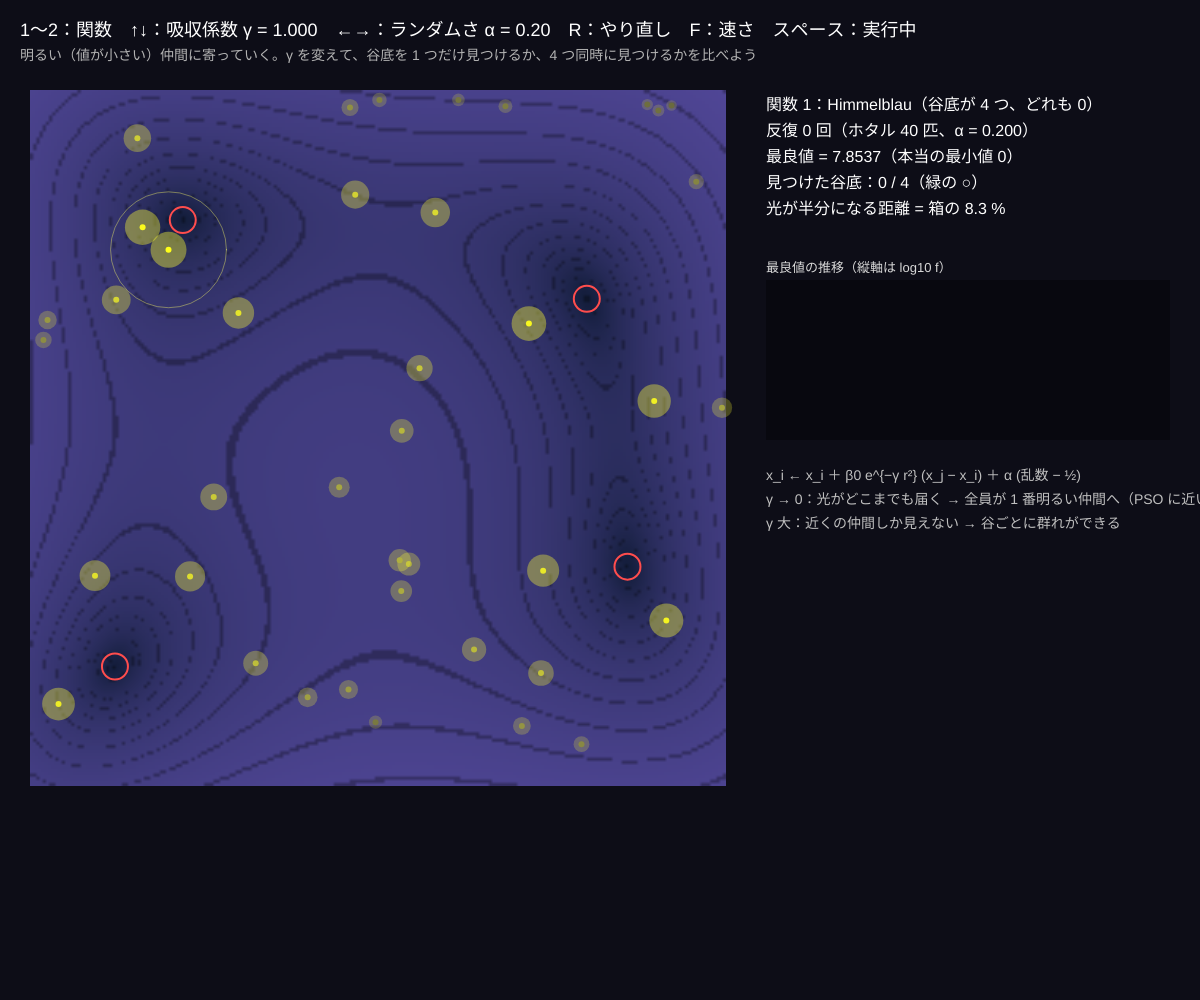
Frame 1 (no input)
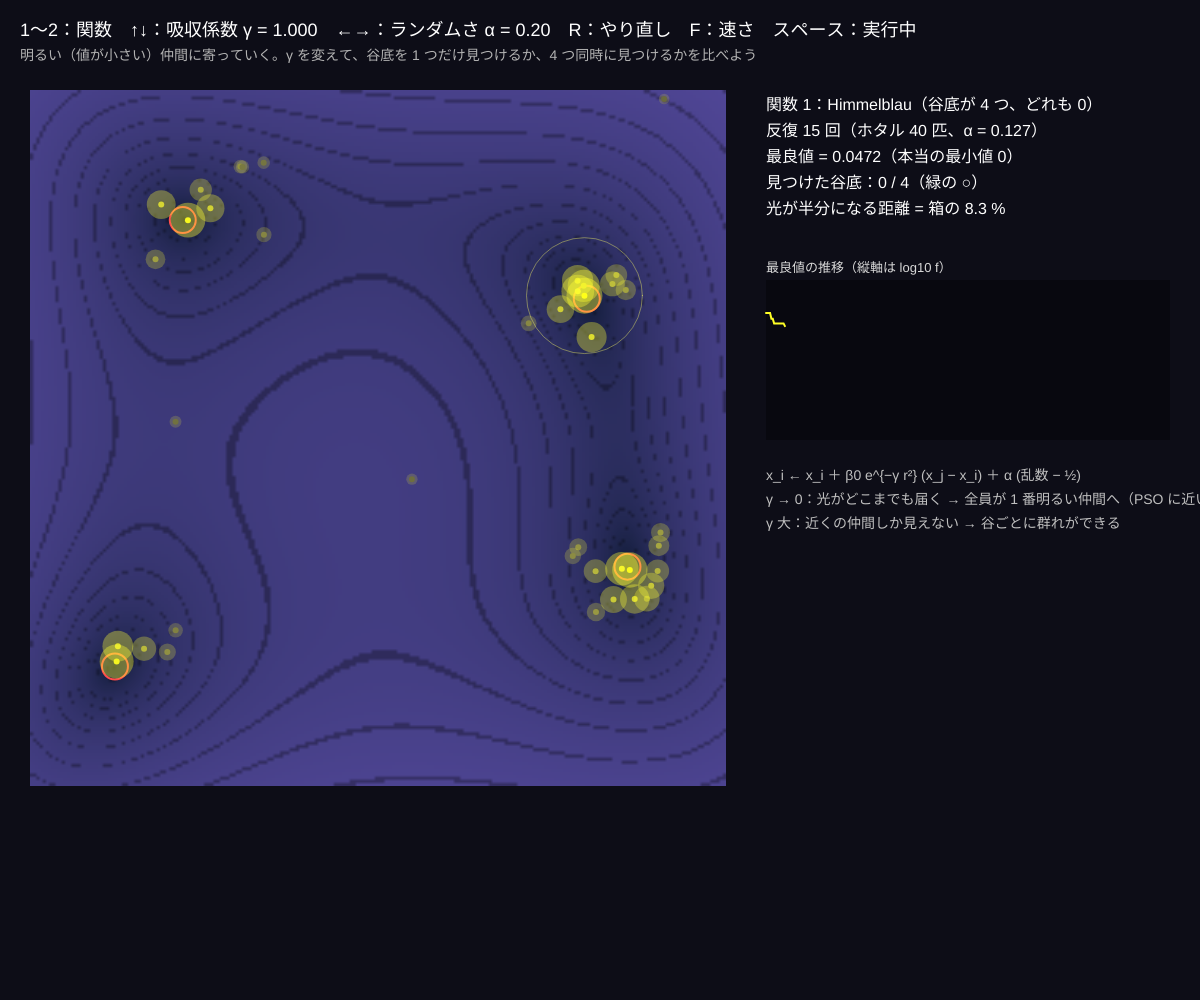
Frame 60 (no input)
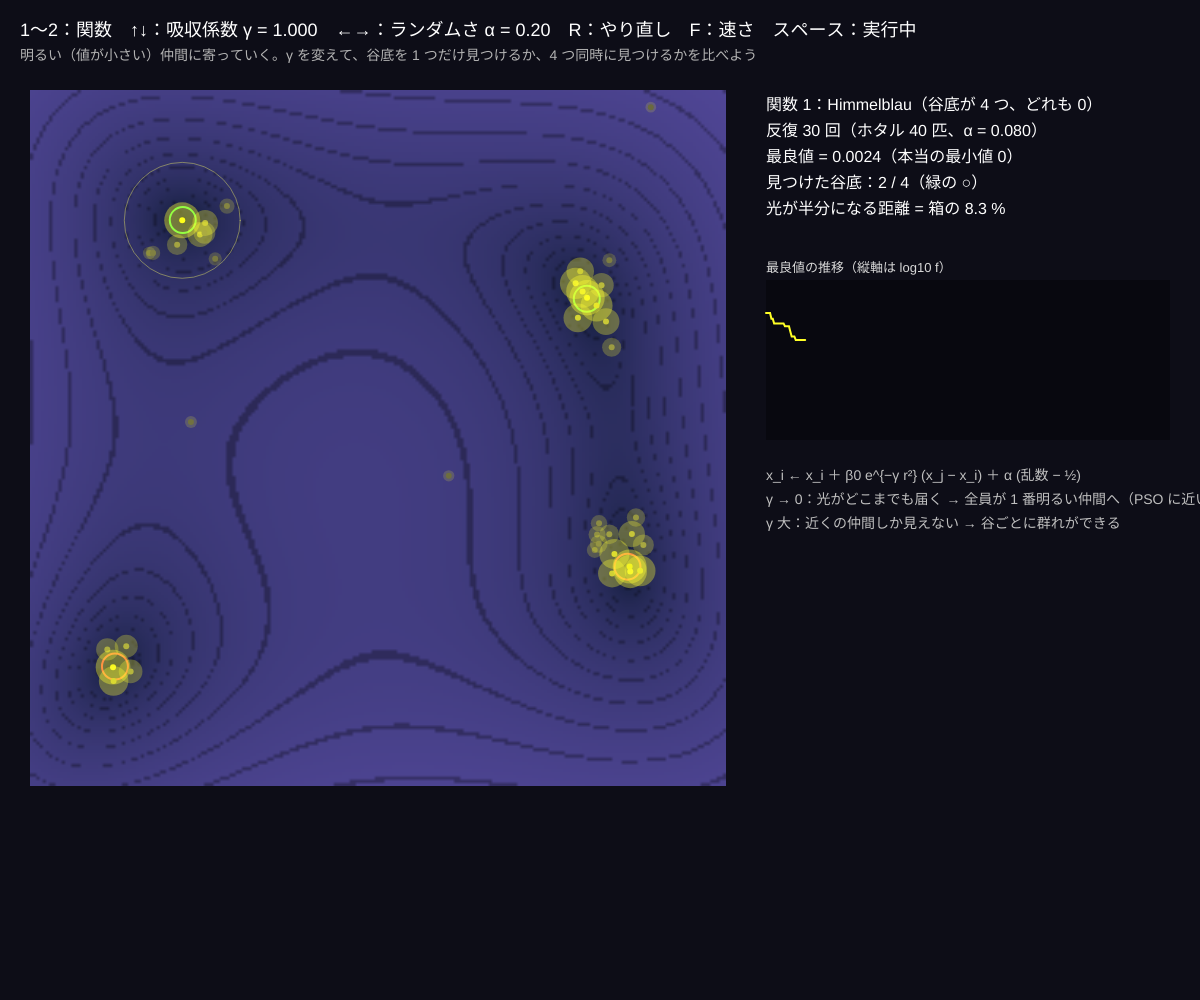
Frame 120 (the mouse pressed at the canvas centre since frame 60)

The p5.js sketch that drew these frames (run headless with seeded random() and noise() and a simulated clock; from frame 60 on, the mouse is pressed at the canvas centre):

// p5.js sketch
// ── sketch.js
// ============================================
// 07 ホタルアルゴリズム ─ 明るい仲間に引き寄せられる
// 関数の値が小さい場所にいるホタルほど明るい。暗いホタルは、自分より明るい全員に引き寄せられる
// 引き寄せの強さ β = β0 · e^{−γ r²}。光は距離 r で弱まるので、γ が大きいと「近くの明るい仲間」にしか寄らない → 谷ごとに小さな群れができ、複数の答えを同時に見つける
// 1〜2 = 関数（Himmelblau・Rastrigin）/ ↑↓ = 吸収係数 γ / ←→ = ランダムさ α / R = やり直し / F = 速さ / スペース = 一時停止
// ============================================

let NF = 40;                 // ★ ホタルの数
let beta0 = 1.0;             // ★ 距離 0 での引き寄せの強さ
let gammaA = 1.0;            // 吸収係数 γ（大きいほど光が届かない）
let alphaR = 0.2;            // ランダムな動きの大きさ α（毎回 0.97 倍に小さくなる）
let alphaNow = alphaR;
let fnId = 1, framesPerIter = 4;
let flies = [];
let bestVal = Infinity, bestPos = { x: 0, y: 0 }, iterCount = 0, foundCount = 0;
let hist = [], field, paused = false;
const FUNCS = [
  { name: 'Himmelblau（谷底が 4 つ、どれも 0）', lo: -5, hi: 5, f: (x, y) => (x * x + y - 11) ** 2 + (x + y * y - 7) ** 2, opt: [[3, 2], [-2.805118, 3.131312], [-3.77931, -3.283186], [3.584428, -1.848126]] },
  { name: 'Rastrigin（穴だらけ、底は中央の 1 つ）', lo: -5.12, hi: 5.12, f: (x, y) => 20 + x * x - 10 * Math.cos(2 * Math.PI * x) + y * y - 10 * Math.cos(2 * Math.PI * y), opt: [[0, 0]] },
];

function setup() {
  createCanvas(windowWidth, windowHeight);
  colorMode(HSB, 360, 100, 100, 100);
  field = createGraphics(220, 220); field.pixelDensity(1);
  chooseFn(1);
}
function curFn() { return FUNCS[fnId - 1]; }
function evalF(x, y) { let v = curFn().f(x, y); return isFinite(v) ? v : 1e9; }
function chooseFn(id) { fnId = id; drawField(); restart(); }
function restart() {
  let fn = curFn();
  flies = [];
  for (let i = 0; i < NF; i++) { let x = fn.lo + Math.random() * (fn.hi - fn.lo), y = fn.lo + Math.random() * (fn.hi - fn.lo); flies.push({ x, y, f: evalF(x, y) }); }
  bestVal = Infinity; iterCount = 0; hist = []; alphaNow = alphaR;
  memorize();
}
function memorize() { for (let p of flies) if (p.f < bestVal) { bestVal = p.f; bestPos = { x: p.x, y: p.y }; } }

// ★ ホタルアルゴリズムの 1 回分：i より明るい j があれば、そのたびに j の方へ動く（ヤンの元の形）。ランダムな一歩は 1 回に 1 度
function fireflyIteration() {
  let fn = curFn(), span = fn.hi - fn.lo;
  for (let i = 0; i < NF; i++) {
    let p = flies[i], pull = 0;
    for (let j = 0; j < NF; j++) {
      let q = flies[j];
      if (j === i || q.f >= p.f) continue;                        // 自分より明るい（値が小さい）相手だけ
      let dx = (q.x - p.x) / span, dy = (q.y - p.y) / span;       // 距離は箱の大きさ = 1 で測る
      let b = beta0 * Math.exp(-gammaA * 100 * (dx * dx + dy * dy));   // γ は「箱の 1/10」を 1 とした単位
      p.x += b * (q.x - p.x); p.y += b * (q.y - p.y); pull += b;
    }
    if (pull > 0.02) {                                             // 引き寄せられたホタル：ランダムな一歩を足して移る
      p.x = constrain(p.x + alphaNow * span * (Math.random() - 0.5), fn.lo, fn.hi);
      p.y = constrain(p.y + alphaNow * span * (Math.random() - 0.5), fn.lo, fn.hi);
      p.f = evalF(p.x, p.y);
    } else {                                                       // 近くに明るい仲間がいない＝その場のリーダー：小さくゆらいで、良ければ移る
      let nx = constrain(p.x + alphaNow * span * 0.2 * (Math.random() - 0.5), fn.lo, fn.hi), ny = constrain(p.y + alphaNow * span * 0.2 * (Math.random() - 0.5), fn.lo, fn.hi);
      let nv = evalF(nx, ny);
      if (nv < p.f) { p.x = nx; p.y = ny; p.f = nv; }
    }
  }
  alphaNow *= 0.97;
  memorize();
  // いくつの谷底（最小値）を見つけたか：f < 0.01 で、谷底から 0.1 以内にホタルがいる数
  foundCount = 0;
  for (let o of fn.opt) if (flies.some((p) => Math.hypot(p.x - o[0], p.y - o[1]) < 0.1 && p.f < 0.01)) foundCount++;
  iterCount++;
  hist.push(Math.log10(Math.max(bestVal, 1e-12)));
  if (hist.length > 300) hist.shift();
}

function draw() {
  background(240, 45, 9);
  if (!paused && frameCount % framesPerIter === 0) fireflyIteration();
  let fn = curFn(), sz = Math.min(height - 110, width * 0.58), ox = 30, oy = 90;
  let SX = (x) => ox + ((x - fn.lo) / (fn.hi - fn.lo)) * sz, SY = (y) => oy + sz - ((y - fn.lo) / (fn.hi - fn.lo)) * sz;
  image(field, ox, oy, sz, sz);
  noFill(); strokeWeight(2);
  for (let o of fn.opt) {
    let hit = flies.some((p) => Math.hypot(p.x - o[0], p.y - o[1]) < 0.1 && p.f < 0.01);
    stroke(hit ? 120 : 0, 70, 100); circle(SX(o[0]), SY(o[1]), 26);
  }
  // ホタル：明るさ = 値の小ささ（順位）
  let sorted = flies.map((p) => p.f).sort((a, b) => a - b);
  noStroke();
  for (let p of flies) {
    let rank = sorted.indexOf(p.f) / NF, glow = 1 - rank;
    fill(60, 80, 100, 15 + 25 * glow); circle(SX(p.x), SY(p.y), 10 + 26 * glow);
    fill(60, 40 + 50 * glow, 40 + 60 * glow); circle(SX(p.x), SY(p.y), 6);
  }
  // 光の届く範囲（β が β0 の半分になる距離）
  let rHalf = Math.sqrt(Math.log(2) / (gammaA * 100)) * sz;
  noFill(); stroke(60, 60, 100, 40); strokeWeight(1);
  if (rHalf < sz) circle(SX(bestPos.x), SY(bestPos.y), rHalf * 2);

  // ---- 右：数字とグラフ
  let gx = ox + sz + 40, gw = width - gx - 30;
  noStroke(); fill(0, 0, 100); textSize(16);
  let info = ['関数 ' + fnId + '：' + fn.name, '反復 ' + iterCount + ' 回（ホタル ' + NF + ' 匹、α = ' + nf(alphaNow, 1, 3) + '）',
    '最良値 = ' + (bestVal < 1e-4 ? bestVal.toExponential(2) : nf(bestVal, 1, 4)) + '（本当の最小値 0）',
    '見つけた谷底：' + foundCount + ' / ' + fn.opt.length + '（緑の ○）',
    '光が半分になる距離 = 箱の ' + nf(Math.sqrt(Math.log(2) / (gammaA * 100)) * 100, 1, 1) + ' %'];
  for (let i = 0; i < info.length; i++) text(info[i], gx, 110 + i * 26);
  drawPlot(hist, gx, 280, gw, 160, -12, 3, color(60, 85, 100), '最良値の推移（縦軸は log10 f）');
  noStroke(); fill(0, 0, 75); textSize(14);
  text('x_i ← x_i ＋ β0 e^{−γ r²} (x_j − x_i) ＋ α (乱数 − ½)', gx, 480);
  text('γ → 0：光がどこまでも届く → 全員が 1 番明るい仲間へ（PSO に近い）', gx, 504);
  text('γ 大：近くの仲間しか見えない → 谷ごとに群れができる', gx, 528);

  fill(0, 0, 100); textSize(18);
  text('1〜2：関数　↑↓：吸収係数 γ = ' + nf(gammaA, 1, 3) + '　←→：ランダムさ α = ' + nf(alphaR, 1, 2) + '　R：やり直し　F：速さ　スペース：' + (paused ? '停止中' : '実行中'), 20, 36);
  fill(0, 0, 70); textSize(14);
  text('明るい（値が小さい）仲間に寄っていく。γ を変えて、谷底を 1 つだけ見つけるか、4 つ同時に見つけるかを比べよう', 20, 60);
}

function keyPressed() {
  let n = parseInt(key);
  if (n >= 1 && n <= 2) chooseFn(n);
  if (key === UP_ARROW) gammaA = Math.min(gammaA * 2, 64);
  if (key === DOWN_ARROW) gammaA = Math.max(gammaA / 2, 0.001);
  if (key === RIGHT_ARROW) { alphaR = Math.min(alphaR + 0.05, 1); alphaNow = alphaR; }
  if (key === LEFT_ARROW) { alphaR = Math.max(alphaR - 0.05, 0); alphaNow = alphaR; }
  if (key === 'f' || key === 'F') framesPerIter = framesPerIter === 4 ? 1 : 4;
  if (key === 'r' || key === 'R') restart();
  if (key === ' ') paused = !paused;
}

// ---------- やってみよう ----------
// 1. Himmelblau で γ = 0.001（↓ を何回か）にすると全員が 1 つの谷へ。γ = 1 だと 4 つの谷に分かれる？ 見つけた谷底の数を比べよう
// 2. γ = 64 にすると光がほとんど届かず、ホタルは自分の近くしか見えない。ランダムに歩くだけに近くなる
// 3. α = 0 にすると？ ランダムさがないと、最初に明るかったホタルの所で止まってしまう
// 4. 2（Rastrigin）は穴が規則正しく並ぶ。γ が大きいとたくさんの穴に分かれて止まる。それでも中央は見つかる？
// 5. 「複数の答えを同時に見つける」と何がうれしい？（第 1 候補がダメなときの予備、設計の選択肢）

// ==================================================
// ここから下は「描くための道具」です（等高線・グラフ）
// ==================================================
function drawField() {
  let fn = curFn(), W = field.width, vals = [], vmax = 0;
  for (let j = 0; j < W; j++) for (let i = 0; i < W; i++) {
    let x = fn.lo + ((i + 0.5) / W) * (fn.hi - fn.lo), y = fn.hi - ((j + 0.5) / W) * (fn.hi - fn.lo);
    let v = Math.log(1 + evalF(x, y)); vals.push(v); vmax = Math.max(vmax, v);
  }
  field.loadPixels();
  for (let k = 0; k < vals.length; k++) {
    let t = vals[k] / vmax, band = (t * 14) % 1 < 0.08 ? 0.7 : 1;
    field.pixels[k * 4] = (20 + 60 * t) * band; field.pixels[k * 4 + 1] = (30 + 40 * t) * band; field.pixels[k * 4 + 2] = (60 + 90 * t) * band; field.pixels[k * 4 + 3] = 255;
  }
  field.updatePixels();
}
function drawPlot(arr, x, y, w, h, lo, hi, c, title) {
  noStroke(); fill(0, 0, 0, 35); rect(x, y, w, h);
  fill(0, 0, 85); textSize(13); text(title, x, y - 8);
  if (arr.length < 2) return;
  noFill(); stroke(c); strokeWeight(2);
  beginShape();
  for (let i = 0; i < arr.length; i++) vertex(x + (i / 299) * w, y + h - constrain((arr[i] - lo) / (hi - lo), 0, 1) * h);
  endShape();
}
